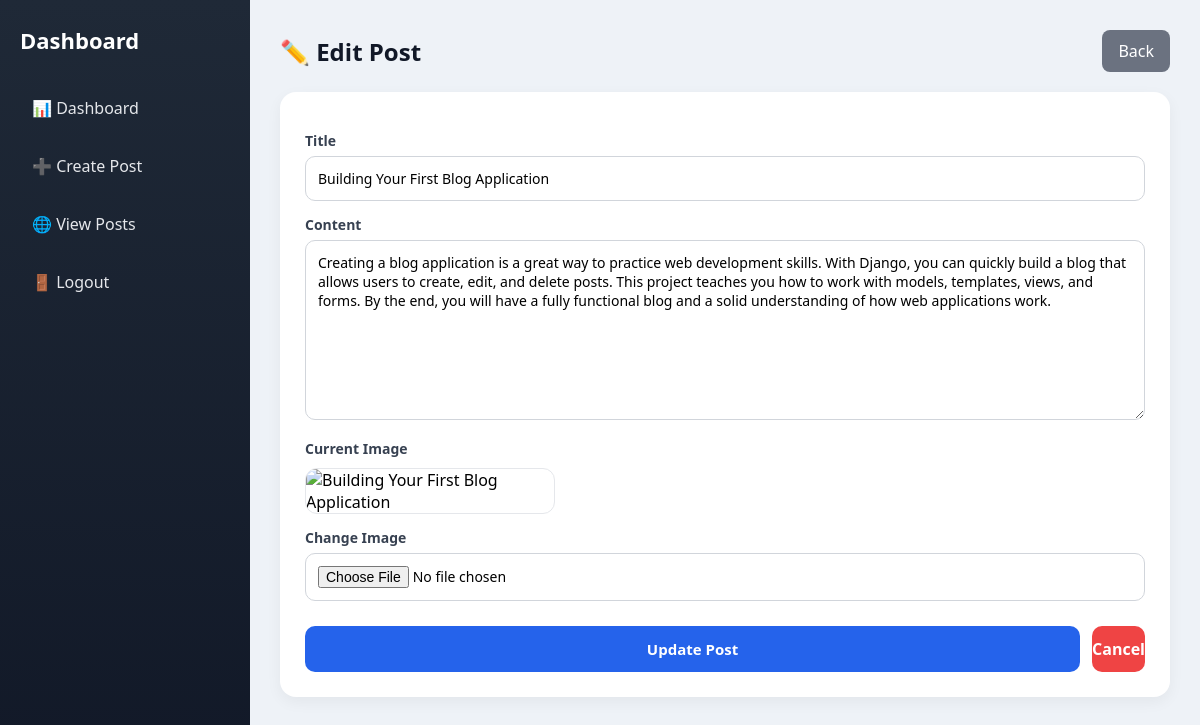
The app's page /dashboard/edit/2/ (signed in) with its own data.
### blogapp/models.py (models this page shows, shortened)
class Post(models.Model):
    title = models.CharField(max_length=200)
    content = models.TextField()
    created_at = models.DateTimeField(auto_now_add=True)
    image = CloudinaryField('image', blank=True, null=True)
    author = models.ForeignKey(User, on_delete=models.CASCADE)

### blogapp/views.py (the view, shortened to what this page needs)
# urls.py: path("dashboard/edit/<int:id>/", views.edit_post, name="edit_post"),
@login_required
def edit_post(request, id):
    post = get_object_or_404(Post, id=id, author=request.user)
    return render(request, "dashboard/edit_post.html", {"post": post})

### blogapp/templates/dashboard/edit_post.html (shortened to what this page needs)
<!DOCTYPE html>
<html lang="en">
<head>
</head>
<body>
<div class="sidebar">
    <h1>Dashboard</h1>
    <ul class="menu">
        <li><a href="{% url 'dashboard' %}">📊 Dashboard</a></li>
        <li><a href="{% url 'create_post' %}">➕ Create Post</a></li>
        <li><a href="{% url 'post_list' %}">🌐 View Posts</a></li>
        <li><a href="{% url 'logout' %}">🚪 Logout</a></li>
    </ul>
</div>
<div class="main">
    <div class="topbar">
        <h2>✏️ Edit Post</h2>
        <a href="{% url 'dashboard' %}">Back</a>
    </div>
    <div class="card">
        <form method="post" enctype="multipart/form-data">
            <label>Title</label>
            <input type="text" name="title" value="{{ post.title }}" required>
            <label>Content</label>
            <textarea name="content" required>{{ post.content }}</textarea>
            <label>Current Image</label>
            <div class="preview">
                {% if post.image %}
                    <img src="{{ post.image.url }}" alt="{{ post.title }}">
                {% else %}
                    <p>No image uploaded</p>
                {% endif %}
            </div>
            <label>Change Image</label>
            <input type="file" name="image">
            <div class="actions">
                <button type="submit" class="save">Update Post</button>
                <a href="{% url 'dashboard' %}" class="cancel">Cancel</a>
            </div>
        </form>
    </div>
</div>
</body>
</html>

### blogapp/templates/dashboard/edit_post.html (style rules this page uses)
* { margin:0; padding:0; box-sizing:border-box; font-family:'Segoe UI', sans-serif; }
body { background:#eef2f7; display:flex; min-height:100vh; }
.sidebar { width:250px; min-height:100vh; background:linear-gradient(180deg,#1f2937,#111827); color:white; padding:25px 20px; position:sticky; top:0; }
.sidebar h1 { font-size:22px; margin-bottom:30px; }
.menu { list-style:none; }
.menu li { margin-bottom:12px; }
.menu a { text-decoration:none; color:#e5e7eb; display:block; padding:12px; border-radius:10px; transition:0.3s; }
.main { flex:1; padding:30px; }
.topbar { display:flex; justify-content:space-between; align-items:center; gap:15px; margin-bottom:20px; flex-wrap:wrap; }
.topbar h2 { font-size:24px; color:#111827; }
.topbar a { text-decoration:none; background:#6b7280; color:white; padding:10px 16px; border-radius:8px; transition:0.3s; }
.card { background:white; padding:25px; border-radius:16px; box-shadow:0 5px 15px rgba(0,0,0,0.05); }
label { display:block; margin-top:14px; margin-bottom:6px; font-size:14px; font-weight:600; color:#374151; }
input, textarea { width:100%; padding:12px; border:1px solid #d1d5db; border-radius:10px; outline:none; font-size:14px; transition:0.3s; }
textarea { min-height:180px; resize:vertical; }
.preview { margin-top:10px; }
.preview img { width:100%; max-width:250px; border-radius:12px; border:1px solid #e5e7eb; }
.actions { margin-top:25px; display:flex; gap:12px; }
button { flex:1; padding:13px; border:none; border-radius:10px; cursor:pointer; font-size:15px; font-weight:600; transition:0.3s; }
.save { background:#2563eb; color:white; }
.cancel { background:#ef4444; color:white; text-align:center; display:flex; align-items:center; justify-content:center; text-decoration:none; border-radius:10px; font-weight:600; transition:0.3s; }

### records on screen
Post: title "Building Your First Blog Application", content "Creating a blog application is a great way to practice web development skills. With Django, you can quickly build a blog that allows users to create, edit, and delete posts. This project teaches you how to work with models, templates, views, and forms. By the end, you will have a fully functional blog and a solid understanding of how web applications work."
